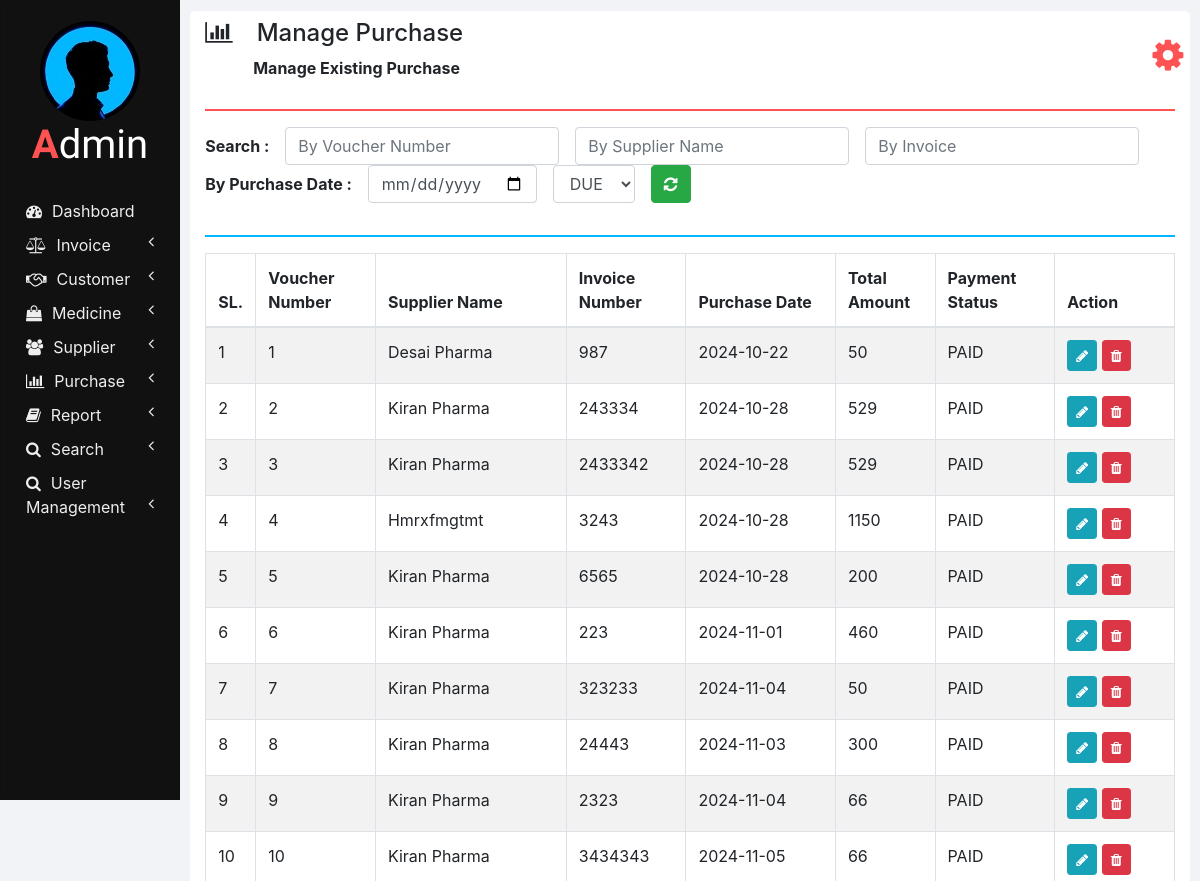
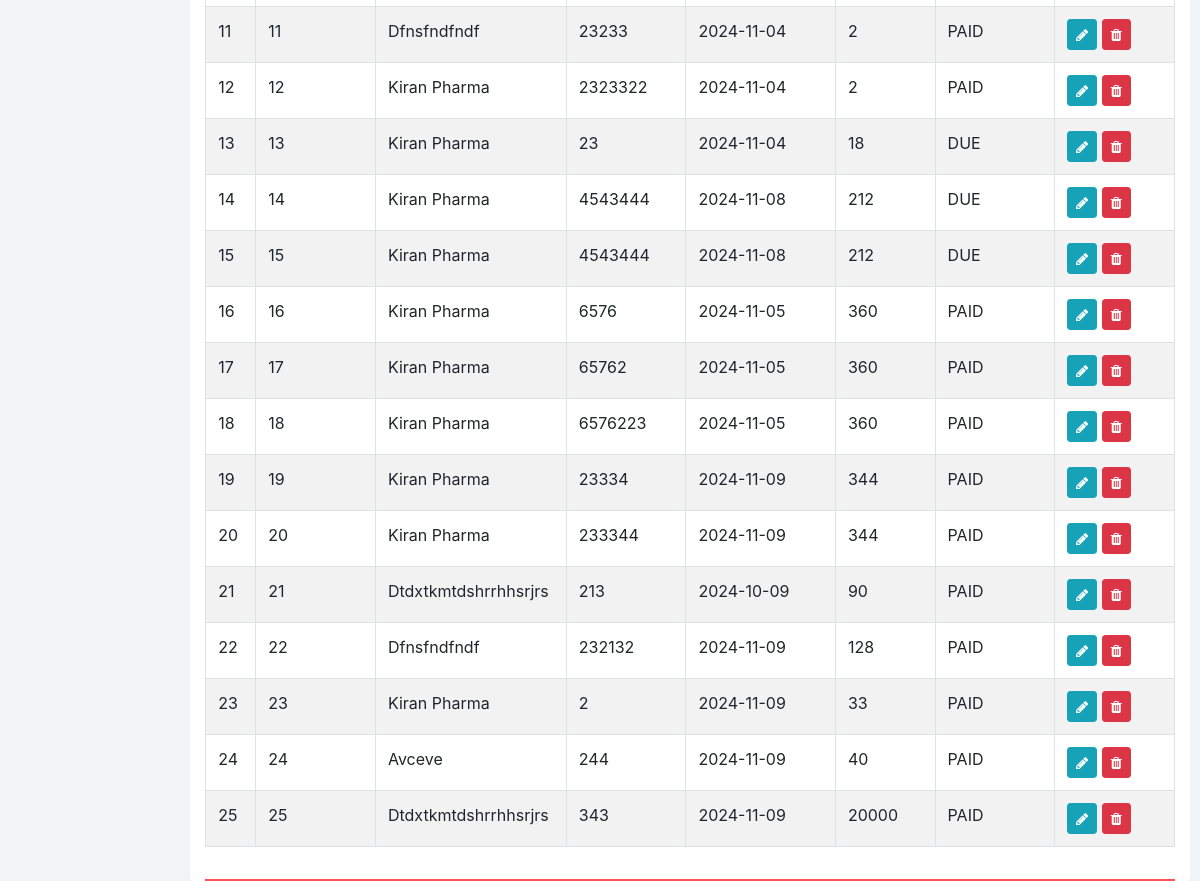
The app's page /manage_purchase.php (signed in) with its own data (2 pictures, top to bottom).
### tables this page shows
CREATE TABLE `purchases` (
  `SUPPLIER_NAME` varchar(100) NOT NULL,
  `INVOICE_NUMBER` int(11) NOT NULL,
  `VOUCHER_NUMBER` int(11) NOT NULL,
  `PURCHASE_DATE` varchar(10) NOT NULL,
  `TOTAL_AMOUNT` double NOT NULL,
  `PAYMENT_STATUS` varchar(20) NOT NULL
);

### php/manage_purchase.php (the view, shortened to what this page needs)
<?php
  function showPurchases($id) {
    require "db_connection.php";
    if($con) {
      $seq_no = 0;
      $query = "SELECT * FROM purchases";
      $result = mysqli_query($con, $query);
      while($row = mysqli_fetch_array($result)) {
        $seq_no++;
        if($row['VOUCHER_NUMBER'] == $id)
          showEditOptionsRow($seq_no, $row);
        else
          showPurchaseRow($seq_no, $row);
      }
    }
  }
  function showPurchaseRow($seq_no, $row) {
    ?>
    <tr>
      <td><?php echo $seq_no; ?></td>
      <td><?php echo $row['VOUCHER_NUMBER']; ?></td>
      <td><?php echo $row['SUPPLIER_NAME'] ?></td>
      <td><?php echo $row['INVOICE_NUMBER']; ?></td>
      <td><?php echo $row['PURCHASE_DATE']; ?></td>
      <td><?php echo $row['TOTAL_AMOUNT']; ?></td>
      <td><?php echo $row['PAYMENT_STATUS']; ?></td>
      <td>
        <button href="" class="btn btn-info btn-sm" onclick="editPurchase(<?php echo $row['VOUCHER_NUMBER']; ?>);">
          <i class="fa fa-pencil"></i>
        </button>
        <button class="btn btn-danger btn-sm" onclick="deletePurchase(<?php echo $row['VOUCHER_NUMBER']; ?>);">
          <i class="fa fa-trash"></i>
        </button>
      </td>
    </tr>
    <?php
  }
  ?>

### css/sidenav.css (style rules this page uses)
body { background-color: #f1f3f6; }

### css/home.css (style rules this page uses)
html, body { height: 100vh; }

### records on screen
purchases: seq_no "1", VOUCHER_NUMBER "1", SUPPLIER_NAME "Desai Pharma", INVOICE_NUMBER "987", PURCHASE_DATE "2024-10-22", TOTAL_AMOUNT "50", PAYMENT_STATUS "PAID"
purchases: seq_no "2", VOUCHER_NUMBER "2", SUPPLIER_NAME "Kiran Pharma", INVOICE_NUMBER "243334", PURCHASE_DATE "2024-10-28", TOTAL_AMOUNT "529", PAYMENT_STATUS "PAID"
purchases: seq_no "3", VOUCHER_NUMBER "3", SUPPLIER_NAME "Kiran Pharma", INVOICE_NUMBER "2433342", PURCHASE_DATE "2024-10-28", TOTAL_AMOUNT "529", PAYMENT_STATUS "PAID"
purchases: seq_no "4", VOUCHER_NUMBER "4", SUPPLIER_NAME "Hmrxfmgtmt", INVOICE_NUMBER "3243", PURCHASE_DATE "2024-10-28", TOTAL_AMOUNT "1150", PAYMENT_STATUS "PAID"
purchases: seq_no "5", VOUCHER_NUMBER "5", SUPPLIER_NAME "Kiran Pharma", INVOICE_NUMBER "6565", PURCHASE_DATE "2024-10-28", TOTAL_AMOUNT "200", PAYMENT_STATUS "PAID"
purchases: seq_no "6", VOUCHER_NUMBER "6", SUPPLIER_NAME "Kiran Pharma", INVOICE_NUMBER "223", PURCHASE_DATE "2024-11-01", TOTAL_AMOUNT "460", PAYMENT_STATUS "PAID"
purchases: seq_no "7", VOUCHER_NUMBER "7", SUPPLIER_NAME "Kiran Pharma", INVOICE_NUMBER "323233", PURCHASE_DATE "2024-11-04", TOTAL_AMOUNT "50", PAYMENT_STATUS "PAID"
purchases: seq_no "8", VOUCHER_NUMBER "8", SUPPLIER_NAME "Kiran Pharma", INVOICE_NUMBER "24443", PURCHASE_DATE "2024-11-03", TOTAL_AMOUNT "300", PAYMENT_STATUS "PAID"
purchases: seq_no "9", VOUCHER_NUMBER "9", SUPPLIER_NAME "Kiran Pharma", INVOICE_NUMBER "2323", PURCHASE_DATE "2024-11-04", TOTAL_AMOUNT "66", PAYMENT_STATUS "PAID"
purchases: seq_no "10", VOUCHER_NUMBER "10", SUPPLIER_NAME "Kiran Pharma", INVOICE_NUMBER "3434343", PURCHASE_DATE "2024-11-05", TOTAL_AMOUNT "66", PAYMENT_STATUS "PAID"
purchases: seq_no "11", VOUCHER_NUMBER "11", SUPPLIER_NAME "Dfnsfndfndf", INVOICE_NUMBER "23233", PURCHASE_DATE "2024-11-04", TOTAL_AMOUNT "2", PAYMENT_STATUS "PAID"
purchases: seq_no "12", VOUCHER_NUMBER "12", SUPPLIER_NAME "Kiran Pharma", INVOICE_NUMBER "2323322", PURCHASE_DATE "2024-11-04", TOTAL_AMOUNT "2", PAYMENT_STATUS "PAID"
purchases: seq_no "13", VOUCHER_NUMBER "13", SUPPLIER_NAME "Kiran Pharma", INVOICE_NUMBER "23", PURCHASE_DATE "2024-11-04", TOTAL_AMOUNT "18", PAYMENT_STATUS "DUE"
purchases: seq_no "14", VOUCHER_NUMBER "14", SUPPLIER_NAME "Kiran Pharma", INVOICE_NUMBER "4543444", PURCHASE_DATE "2024-11-08", TOTAL_AMOUNT "212", PAYMENT_STATUS "DUE"
purchases: seq_no "15", VOUCHER_NUMBER "15", SUPPLIER_NAME "Kiran Pharma", INVOICE_NUMBER "4543444", PURCHASE_DATE "2024-11-08", TOTAL_AMOUNT "212", PAYMENT_STATUS "DUE"
purchases: seq_no "16", VOUCHER_NUMBER "16", SUPPLIER_NAME "Kiran Pharma", INVOICE_NUMBER "6576", PURCHASE_DATE "2024-11-05", TOTAL_AMOUNT "360", PAYMENT_STATUS "PAID"
purchases: seq_no "17", VOUCHER_NUMBER "17", SUPPLIER_NAME "Kiran Pharma", INVOICE_NUMBER "65762", PURCHASE_DATE "2024-11-05", TOTAL_AMOUNT "360", PAYMENT_STATUS "PAID"
purchases: seq_no "18", VOUCHER_NUMBER "18", SUPPLIER_NAME "Kiran Pharma", INVOICE_NUMBER "6576223", PURCHASE_DATE "2024-11-05", TOTAL_AMOUNT "360", PAYMENT_STATUS "PAID"
purchases: seq_no "19", VOUCHER_NUMBER "19", SUPPLIER_NAME "Kiran Pharma", INVOICE_NUMBER "23334", PURCHASE_DATE "2024-11-09", TOTAL_AMOUNT "344", PAYMENT_STATUS "PAID"
purchases: seq_no "20", VOUCHER_NUMBER "20", SUPPLIER_NAME "Kiran Pharma", INVOICE_NUMBER "233344", PURCHASE_DATE "2024-11-09", TOTAL_AMOUNT "344", PAYMENT_STATUS "PAID"
purchases: seq_no "21", VOUCHER_NUMBER "21", SUPPLIER_NAME "Dtdxtkmtdshrrhhsrjrs", INVOICE_NUMBER "213", PURCHASE_DATE "2024-10-09", TOTAL_AMOUNT "90", PAYMENT_STATUS "PAID"
purchases: seq_no "22", VOUCHER_NUMBER "22", SUPPLIER_NAME "Dfnsfndfndf", INVOICE_NUMBER "232132", PURCHASE_DATE "2024-11-09", TOTAL_AMOUNT "128", PAYMENT_STATUS "PAID"
purchases: seq_no "23", VOUCHER_NUMBER "23", SUPPLIER_NAME "Kiran Pharma", INVOICE_NUMBER "2", PURCHASE_DATE "2024-11-09", TOTAL_AMOUNT "33", PAYMENT_STATUS "PAID"
purchases: seq_no "24", VOUCHER_NUMBER "24", SUPPLIER_NAME "Avceve", INVOICE_NUMBER "244", PURCHASE_DATE "2024-11-09", TOTAL_AMOUNT "40", PAYMENT_STATUS "PAID"
purchases: seq_no "25", VOUCHER_NUMBER "25", SUPPLIER_NAME "Dtdxtkmtdshrrhhsrjrs", INVOICE_NUMBER "343", PURCHASE_DATE "2024-11-09", TOTAL_AMOUNT "20000", PAYMENT_STATUS "PAID"

### other values on screen
$heading "Manage Purchase"
$sub_heading "Manage Existing Purchase"
